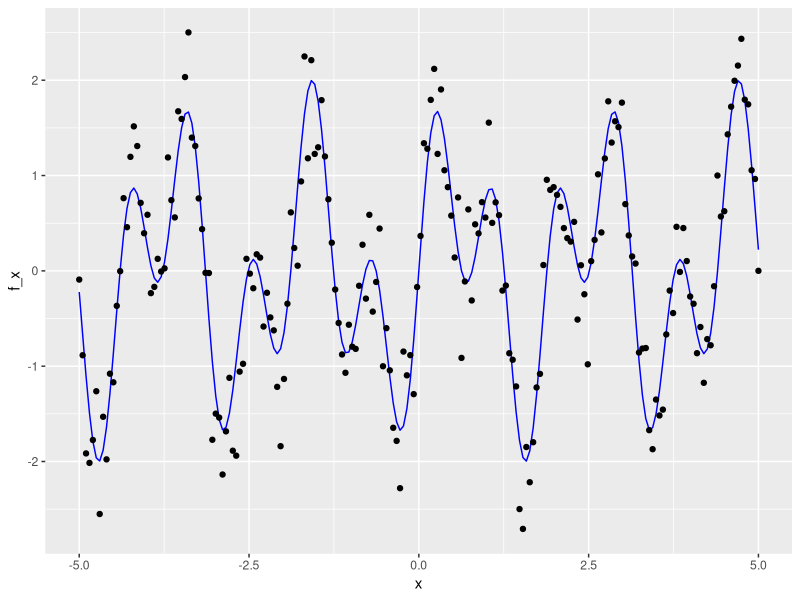
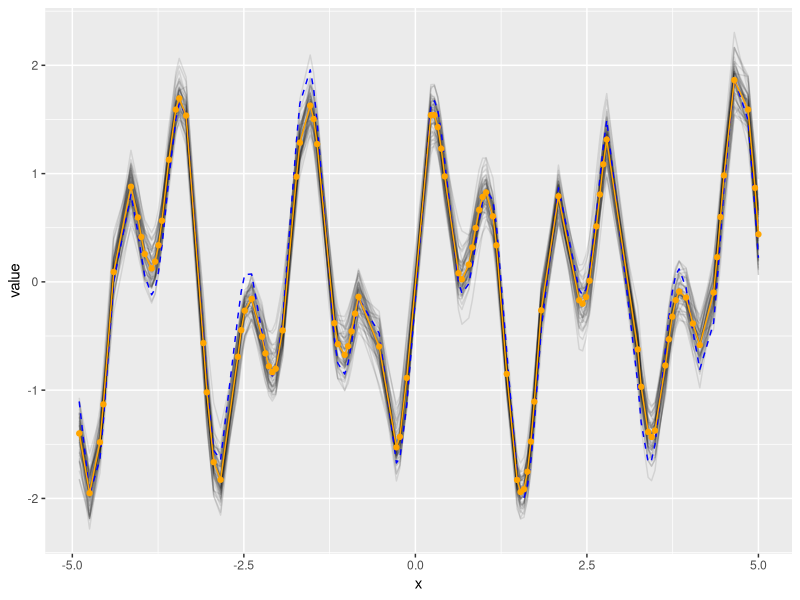

R code for these plots, in order:
## ---- chunk 1
#| message: false
#| warning: false

library(tidyverse)

f <- function(x) sin(3*x) + sin(7*x)
k <- function(x_i, x_j, sigma_f = 2, l = 0.4) sigma_f * exp(-(x_i - x_j)^2 / (2 * l^2))

n <- 200
x <- seq(-5, 5, length.out = n)
f_x <- f(x)

sigma <- 0.4
epsilon <- rnorm(n, 0, sigma)
y <- f_x + epsilon

d <- tibble(x, f_x, y)
ggplot(d, aes(x = x)) +
  geom_line(aes(y = f_x), color = "blue") +
  geom_point(aes(y = y))
## ---- chunk 2
n_star <- 100
t_index <- sample(1:200, size = n_star, replace = FALSE)
x_star <- x[t_index]
y_star <- y[t_index]
m_x <- rep(0, 200)

K <- matrix(0, n, n)
for (i in 1:n) {
  for (j in 1:n) {
    K[i, j] <- k(x[i], x[j])
  }
}

K_star2 <- matrix(0, n_star, n_star)
for (i in 1:n_star) {
  for (j in 1:n_star) {
    K_star2[i, j] <- k(x_star[i], x_star[j])
  }
}

K_star <- matrix(0, n_star, n)
for (i in 1:n_star) {
  for (j in 1:n) {
    K_star[i, j] <- k(x_star[i], x[j])
  }
}

f_post_star <- K_star %*% solve(K + sigma^2 * diag(n)) %*% (y - m_x)
cov_post_star <- K_star2 - K_star %*% solve(K + sigma^2 * diag(n)) %*% t(K_star)

z_star <- MASS::mvrnorm(50, f_post_star, cov_post_star)

draws <- as_tibble(t(z_star)) |>
  mutate(x = x_star, y = f(x_star)) |>
  pivot_longer(V1:V50) 

post_mean <- draws |>
  group_by(x) |>
  summarize(post_mean = mean(value))

draws |>
  ggplot(aes(x = x)) +
  geom_line(aes(y = value, group = name), alpha = 0.1) +
  geom_line(aes(y = y), color = "blue", lty = "dashed") +
  geom_line(data = post_mean, aes(x = x, y = post_mean), color = "orange") +
  geom_point(data = post_mean, aes(x = x, y = post_mean), color = "orange")
